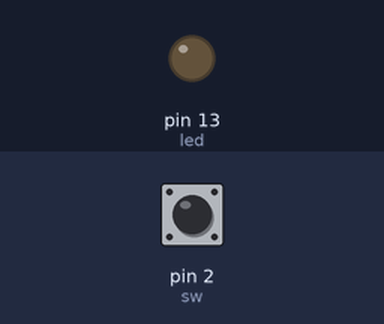
A sketch run on a simulated Arduino Uno, built with avr-gcc and run on an emulated ATmega328P. On the bench: output pins drawn as LEDs (lit = HIGH). The inputs (shaded band) are chosen by the test bench; at power-on: pin 2 (sw) HIGH.

Above: at 1.2 s.
1.3 s: pin 2 (sw) pulled LOW for 0.15 s
At 1.37 s:
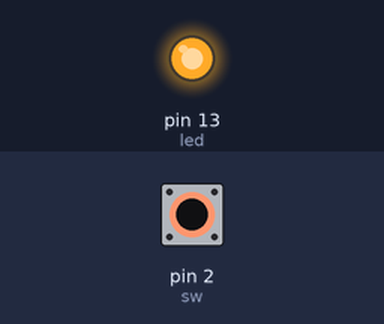
2.9 s: pin 2 (sw) pulled LOW for 3.2 s
At 6.8 s:
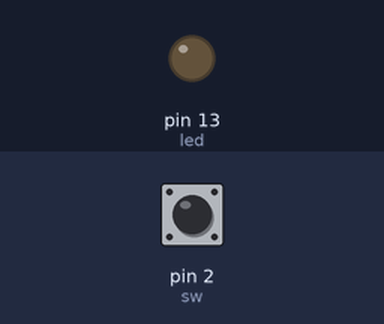
Timing chart, 0 to 8.3 s (numbered marks = the images above; inputs shaded):
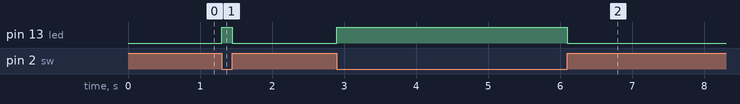

The sketch:

Code.ino
```cpp
// Blink Inbuilt led using a tactile switch.
int led = 13;
int sw = 2;
void setup(){
  pinMode(led,OUTPUT);
  pinMode(sw,INPUT_PULLUP);
}
void loop(){
  if(digitalRead(sw) == LOW){
    digitalWrite(led,HIGH);
  }
  if(digitalRead(sw) == HIGH){
    digitalWrite(led,LOW);
  }
}
```

Measured:
- after the input at 1.3 s, pin 13 (led): LOW → HIGH at once, → LOW 0.15 s later
- after the input at 2.9 s, pin 13 (led): LOW → HIGH at once, → LOW 3.2 s later
